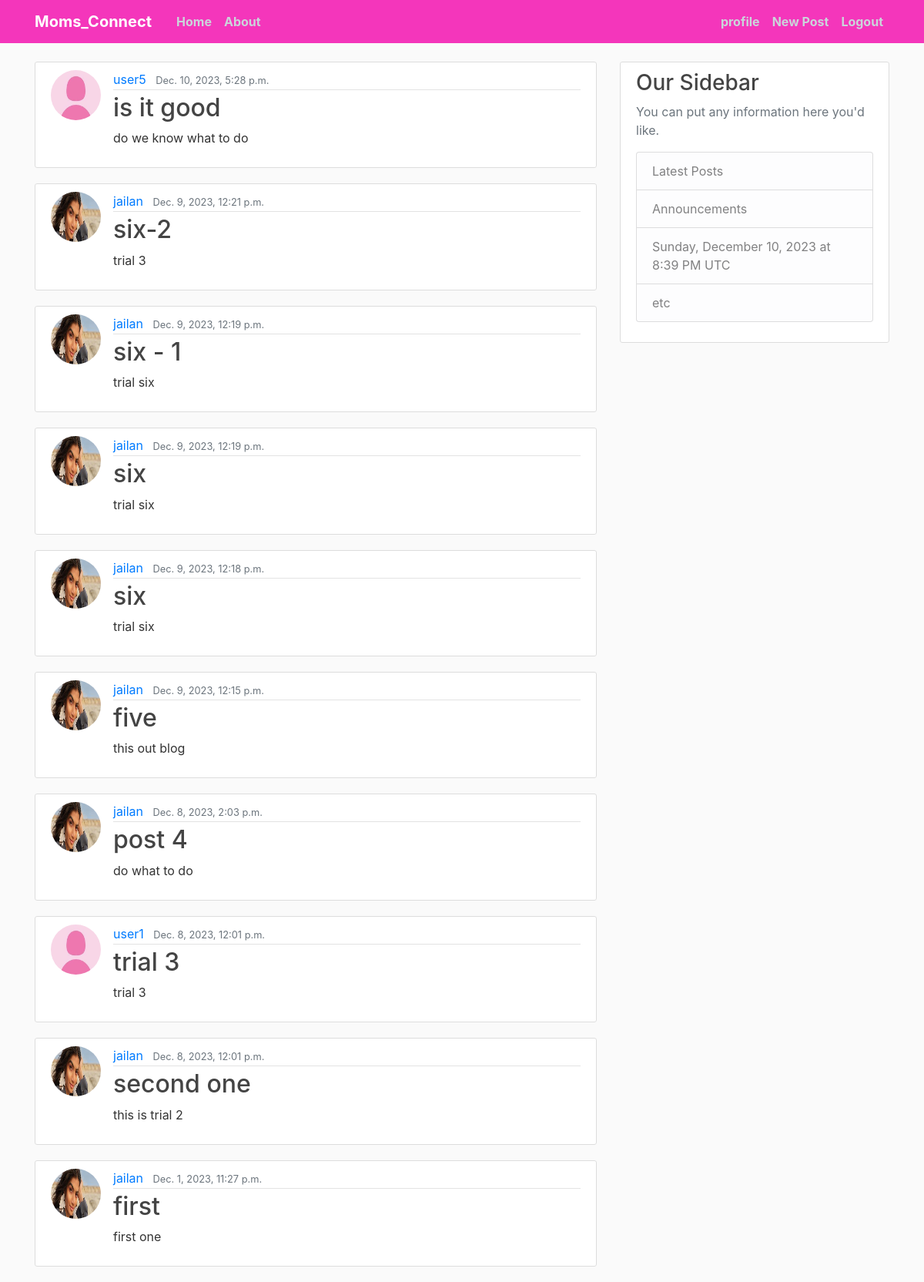
The app's page / (signed in) with its own data.
### blog/models.py (models this page shows, shortened)
class Post(models.Model):
    title = models.CharField(max_length=200)
    content = models.TextField()
    date_posted = models.DateTimeField(default=timezone.now)
    author = models.ForeignKey(User, on_delete=models.CASCADE)

### users/models.py (models this page shows, shortened)
class Profile(models.Model):
    user = models.OneToOneField(User, on_delete=models.CASCADE)
    Bio = models.CharField(max_length=1000, blank=True)
    image = models.ImageField(default='default.jpg', upload_to='profile_photos')

### blog/views.py (the view)
# urls.py: path('', PostListView.as_view(), name='blog-home'),
class PostListView(ListView):
    model = Post
    template_name = 'blog/home.html'
    context_object_name = 'posts'
    ordering = ['-date_posted']

### templates/blog/home.html
{% extends "base.html" %}
{% block content %}
    {% for post in posts %}
    <article class="media content-section">
      <img class="rounded-circle article-img" src="{{ post.author.profile.image.url }}">
        <div class="media-body">
          <div class="article-metadata">
            <a class="mr-2" href="#">{{ post.author }}</a>
            <small class="text-muted">{{ post.date_posted }}</small>
          </div>
          <h2><a class="article-title" href="{% url 'blog-post-detail' post.id %}">{{ post.title }}</a></h2>
          <p class="article-content">{{ post.content }}</p>
        </div>
    </article>
    {% endfor %}
{% endblock content %}

### Mommyblog/static/css/main.css (style rules this page uses)
body { background: #fafafa; color: #333333; margin-top: 5rem; }
h1, h2, h3, h4, h5, h6 { color: #444444; }
.content-section { background: #ffffff; padding: 10px 20px; border: 1px solid #dddddd; border-radius: 3px; margin-bottom: 20px; }
.article-title { color: #444444; }
.article-content { white-space: pre-line; }
.article-img { height: 65px; width: 65px; margin-right: 16px; }
.article-metadata { padding-bottom: 1px; margin-bottom: 4px; border-bottom: 1px solid #e3e3e3 }

### templates/base.html (style rules this page uses)
body { background-image: url("https://img.pikbest.com/backgrounds/20220119/mother-baby-gynecology-woman-pink_6245648.jpg!sw800"); background-size: cover; background-repeat: no-repeat; background-attachment: fixed; }

### records on screen
Post: author.profile.image (placeholder picture), author "user5", date_posted "Dec. 10, 2023, 5:28 p.m.", title "is it good", content "do we know what to do"
Post: author.profile.image (picture), author "jailan", date_posted "Dec. 9, 2023, 12:21 p.m.", title "six-2", content "trial 3"
Post: author.profile.image (picture), author "jailan", date_posted "Dec. 9, 2023, 12:19 p.m.", title "six - 1", content "trial six"
Post: author.profile.image (picture), author "jailan", date_posted "Dec. 9, 2023, 12:19 p.m.", title "six", content "trial six"
Post: author.profile.image (picture), author "jailan", date_posted "Dec. 9, 2023, 12:18 p.m.", title "six", content "trial six"
Post: author.profile.image (picture), author "jailan", date_posted "Dec. 9, 2023, 12:15 p.m.", title "five", content "this out blog"
Post: author.profile.image (picture), author "jailan", date_posted "Dec. 8, 2023, 2:03 p.m.", title "post 4", content "do what to do"
Post: author.profile.image (placeholder picture), author "user1", date_posted "Dec. 8, 2023, 12:01 p.m.", title "trial 3", content "trial 3"
Post: author.profile.image (picture), author "jailan", date_posted "Dec. 8, 2023, 12:01 p.m.", title "second one", content "this is trial 2"
Post: author.profile.image (picture), author "jailan", date_posted "Dec. 1, 2023, 11:27 p.m.", title "first", content "first one"
